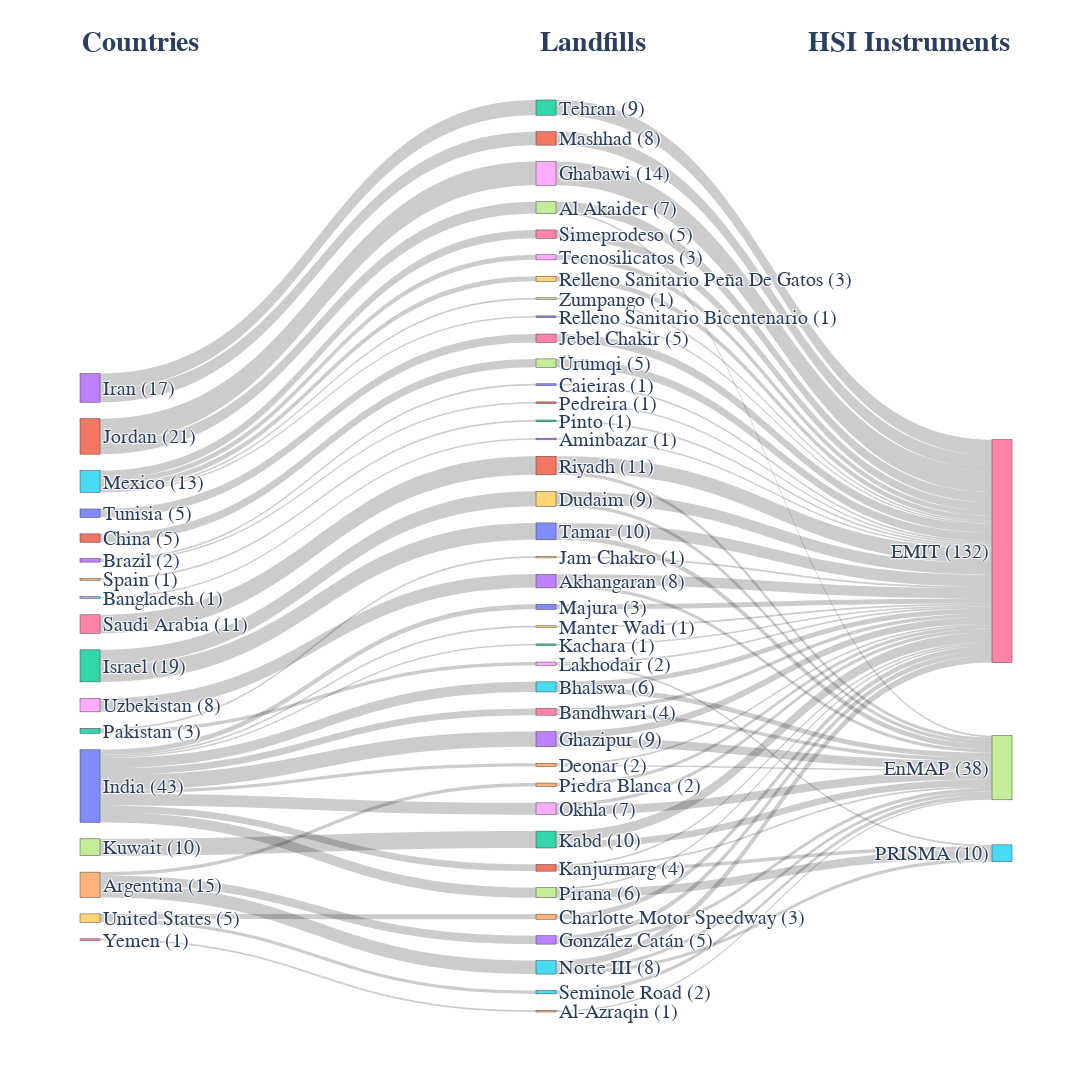

Here is the notebook cell this chart was saved with:
### Code cell
# https://stackoverflow.com/a/70296887/7347925

categories = ['country', 'name', 'platform']

df_counts = pd.DataFrame()
for i in range(len(categories)-1):
    # calculate the counts: country -> name, name -> platform
    tempDf = df_grp[[categories[i], categories[i+1],'count']].rename(columns={categories[i]: 'source', categories[i+1]: 'target'})\
                                                            .groupby(['source','target']).agg({'count':'sum'}).reset_index()
    df_counts = pd.concat([df_counts,tempDf])

# get the label list in order
label_list = list(df_grp[categories].melt().drop('variable',axis=1)['value'].drop_duplicates().values)

source = df_counts['source'].apply(lambda x: label_list.index(x))
target = df_counts['target'].apply(lambda x: label_list.index(x))
count = df_counts['count']

# calculate the counts of each label
df_country_count = df_grp.groupby(['country']).agg({'count':'sum'}).reset_index()
df_landfill_count = df_grp.groupby(['name']).agg({'count':'sum'}).reset_index()
df_platform_count = df_grp.groupby(['platform']).agg({'count':'sum'}).reset_index()

# add obs number to label list
for index,label in enumerate(label_list):
    if any(df_country_count['country'].str.contains(label)):
        # get the row of country counts
        df_subset = df_country_count[df_country_count['country']==label]
        # create new label
        new_label = (df_subset['country'] + ' (' + df_subset['count'].astype('str')).values[0] + ')'
    elif any(df_landfill_count['name'].str.contains(label)):
        # get the row of landfill counts
        df_subset = df_landfill_count[df_landfill_count['name']==label]
        # create new label 
        new_label = (df_subset['name'] + ' (' + df_subset['count'].astype('str')).values[0] + ')'
    elif any(df_platform_count['platform'].str.contains(label)):
        # get the row of landfill counts
        df_subset = df_platform_count[df_platform_count['platform']==label]
        # create new label 
        new_label = (df_subset['platform'] + ' (' + df_subset['count'].astype('str')).values[0] + ')'
    # update the label list
    label_list[index] = new_label

fig = go.Figure(data=[go.Sankey(
    node = {"label": label_list},
    link = {"source": source, "target": target, "value": count}
    )])

fig.update_layout(
    title_text="",
    font=dict(
        family='sans-serif',
        size=20,
        # color="RebeccaPurple"
    ),
    autosize=False,
    width=1200,
    height=1200,
)

fig.add_annotation(x=0, y=1.08, text='<b>Countries</b>', showarrow=False,
                   font=dict(size=28),align="center"
                   )

fig.add_annotation(x=0.55, y=1.08, text='<b>Landfills</b>', showarrow=False,
                   font=dict(size=28),align="center"
                   )

fig.add_annotation(x=1, y=1.08, text='<b>HSI Instruments</b>', showarrow=False,
                   font=dict(size=28),align="center"
                   )

fig.write_image('../figures/obs_sankey.pdf', scale=3)
fig.show()

### Figure 1 — Plotly figure (JSON) as saved in the notebook; plotly's stock layout.template omitted (floating-point values rounded to 4 significant figures)
{"data": [{"link": {"source": [4, 4, 4, 15, 13, 13, 11, 0, 0, 0, 0, 0, 0, 0, 0, 0, 0, 3, 3, 2, 2, 1, 1, 7, 5, 5, 5, 5, 5, 12, 12, 6, 14, 10, 9, 9, 8, 16, 43, 43, 27, 27, 54, 53, 26, 26, 25, 25, 50, 44, 24, 24, 29, 29, 28, 23, 23, 33, 33, 49, 46, 42, 42, 22, 21, 21, 21, 48, 48, 20, 19, 31, 35, 35, 35, 18, 18, 51, 34, 52, 17, 17, 40, 39, 41, 41, 45, 36, 30, 30, 38, 32, 37, 47], "target": [33, 35, 34, 53, 50, 51, 47, 26, 25, 24, 23, 22, 21, 20, 19, 18, 17, 31, 32, 29, 30, 27, 28, 42, 40, 39, 36, 38, 37, 49, 48, 41, 52, 46, 44, 45, 43, 54, 56, 57, 56, 57, 57, 56, 56, 57, 56, 57, 56, 56, 56, 57, 56, 57, 56, 56, 57, 56, 57, 56, 56, 56, 57, 56, 56, 57, 55, 56, 55, 56, 56, 56, 56, 57, 55, 56, 57, 56, 56, 56, 56, 55, 56, 56, 56, 57, 57, 56, 56, 57, 56, 56, 56, 56], "value": [5, 8, 2, 1, 1, 1, 5, 4, 6, 2, 9, 1, 4, 3, 1, 7, 6, 8, 9, 9, 10, 7, 14, 10, 1, 3, 5, 3, 1, 1, 2, 11, 1, 5, 3, 2, 8, 1, 6, 2, 6, 1, 1, 1, 2, 2, 3, 3, 1, 3, 1, 1, 7, 2, 14, 4, 5, 3, 2, 1, 5, 6, 4, 1, 1, 1, 2, 1, 1, 3, 1, 8, 4, 2, 2, 2, 5, 1, 2, 1, 1, 5, 1, 3, 9, 2, 2, 5, 7, 3, 3, 9, 1, 5]}, "node": {"label": ["India (43)", "Jordan (21)", "Israel (19)", "Iran (17)", "Argentina (15)", "Mexico (13)", "Saudi Arabia (11)", "Kuwait (10)", "Uzbekistan (8)", "United States (5)", "Tunisia (5)", "China (5)", "Pakistan (3)", "Brazil (2)", "Spain (1)", "Bangladesh (1)", "Yemen (1)", "Pirana (6)", "Okhla (7)", "Manter Wadi (1)", "Majura (3)", "Kanjurmarg (4)", "Kachara (1)", "Ghazipur (9)", "Deonar (2)", "Bhalswa (6)", "Bandhwari (4)", "Al Akaider (7)", "Ghabawi (14)", "Dudaim (9)", "Tamar (10)", "Mashhad (8)", "Tehran (9)", "González Catán (5)", "Piedra Blanca (2)", "Norte III (8)", "Simeprodeso (5)", "Zumpango (1)", "Tecnosilicatos (3)", "Relleno Sanitario Peña De Gatos (3)", "Relleno Sanitario Bicentenario (1)", "Riyadh (11)", "Kabd (10)", "Akhangaran (8)", "Charlotte Motor Speedway (3)", "Seminole Road (2)", "Jebel Chakir (5)", "Ürümqi (5)", "Lakhodair (2)", "Jam Chakro (1)", "Caieiras (1)", "Pedreira (1)", "Pinto (1)", "Aminbazar (1)", "Al-Azraqin (1)", "PRISMA (10)", "EMIT (132)", "EnMAP (38)"]}, "type": "sankey"}], "layout": {"annotations": [{"align": "center", "font": {"size": 28}, "showarrow": false, "text": "<b>Countries</b>", "x": 0, "y": 1.08}, {"align": "center", "font": {"size": 28}, "showarrow": false, "text": "<b>Landfills</b>", "x": 0.55, "y": 1.08}, {"align": "center", "font": {"size": 28}, "showarrow": false, "text": "<b>HSI Instruments</b>", "x": 1, "y": 1.08}], "autosize": false, "font": {"family": "sans-serif", "size": 20}, "height": 1200, "title": {"text": ""}, "width": 1200}}
